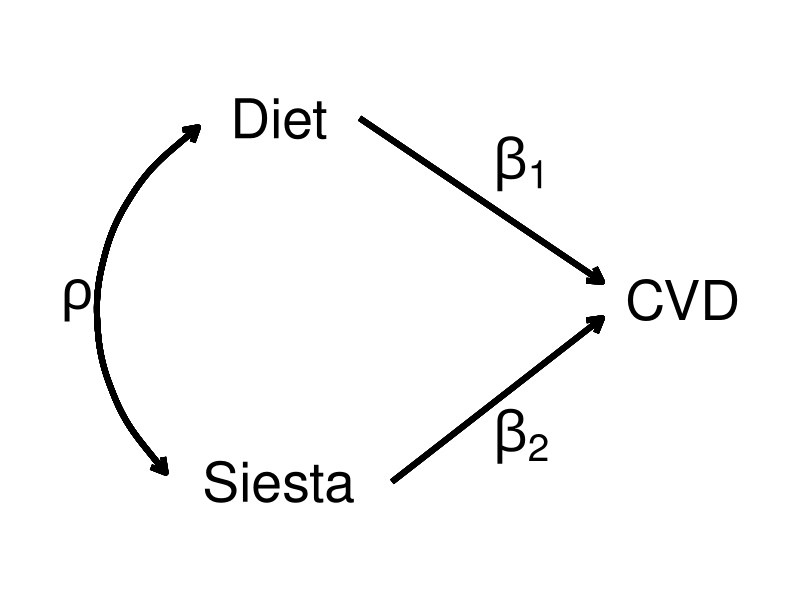

Reproduce this figure in R.
## ---- chunk 1
knitr::opts_chunk$set(echo = TRUE)
library(ggplot2)
library(data.table)
## ---- chunk 2
fd <- data.table(x<-seq(1:3), y=seq(0:5))
x1 <- 'Diet'
x1.h <- 1
x1.v <- 3
x2 <- 'Siesta'
x2.h <- 1
x2.v <- 1
y <- 'CVD'
y.h <- 3.5
y.v <- 2
base <- 14
gg <- ggplot(data=fd, aes(x=x, y=y)) +
  # variables
  annotate(geom="text", x=x1.h, y=x1.v, label=x1, size=base) +
  annotate(geom="text", x=x2.h, y=x2.v, label=x2, size=base) +
  annotate(geom="text", x=y.h, y=y.v, label=y, size=base) +
  # paths
  geom_segment(aes(x = x1.h+0.5, y = x1.v - 0.00, xend = y.h-0.5, yend = y.v+0.1), size=2, arrow = arrow(length = unit(0.4,"cm"))) +
  geom_segment(aes(x = x2.h+0.7, y = x2.v + 0.00, xend = y.h-0.5, yend = y.v-0.1), size=2, arrow = arrow(length = unit(0.4,"cm"))) +
  geom_curve(aes(x = x1.h-0.5, y = x1.v - 0.05, xend = x2.h-0.7, yend = x2.v+0.05), curvature = 0.5, size=2, arrow = arrow(length = unit(0.4,"cm"))) +
  geom_curve(aes(xend = x1.h-0.5, yend = x1.v - 0.05, x = x2.h-0.7, y = x2.v+0.05), curvature = -0.5, size=2, arrow = arrow(length = unit(0.4,"cm"))) +
  # parameters
   annotate(geom="text", x=(x1.h + y.h)/2+0.25, y=(x1.v+y.v)/2+0.25, label="beta[1]", size=base, parse=TRUE) +
   annotate(geom="text", x=(x1.h + y.h)/2+0.25, y=(x2.v+y.v)/2-0.25, label="beta[2]", size=base, parse=TRUE) +
   annotate(geom="text", x=x1.h-1.25, y=(x1.v+x2.v)/2, label="rho", size=base, parse=TRUE) +
  xlim(0-0.5, (y.h + 0.5)) +
  ylim(0.5, 3.5) +
  theme_void() 
gg
